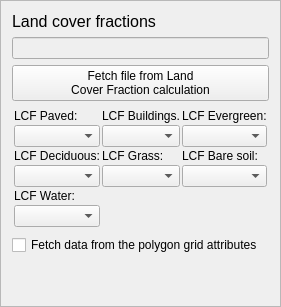
    <widget class="QFrame" name="frame_3">
     <property name="frameShape">
      <enum>QFrame::StyledPanel</enum>
     </property>
     <property name="frameShadow">
      <enum>QFrame::Raised</enum>
     </property>
     <layout class="QGridLayout" name="gridLayout_2">
      <item row="1" column="0">
       <widget class="QLabel" name="label_13">
        <property name="text">
         <string>&lt;!DOCTYPE HTML PUBLIC &quot;-//W3C//DTD HTML 4.0//EN&quot; &quot;http://www.w3.org/TR/REC-html40/strict.dtd&quot;&gt;
&lt;html&gt;&lt;head&gt;&lt;meta name=&quot;qrichtext&quot; content=&quot;1&quot; /&gt;&lt;style type=&quot;text/css&quot;&gt;
p, li { white-space: pre-wrap; }
&lt;/style&gt;&lt;/head&gt;&lt;body style=&quot; font-family:'MS Shell Dlg 2'; font-size:8pt; font-weight:400; font-style:normal;&quot;&gt;
&lt;p style=&quot; margin-top:0px; margin-bottom:0px; margin-left:0px; margin-right:0px; -qt-block-indent:0; text-indent:0px;&quot;&gt;&lt;span style=&quot; font-size:12pt;&quot;&gt;Land cover fractions&lt;/span&gt;&lt;/p&gt;&lt;/body&gt;&lt;/html&gt;</string>
        </property>
       </widget>
      </item>
      <item row="2" column="0" colspan="2">
       <widget class="QLineEdit" name="textInputLCFData">
        <property name="enabled">
         <bool>false</bool>
        </property>
       </widget>
      </item>
      <item row="3" column="0" colspan="2">
       <widget class="QPushButton" name="pushButtonImportLCF">
        <property name="enabled">
         <bool>true</bool>
        </property>
        <property name="sizePolicy">
         <sizepolicy hsizetype="Minimum" vsizetype="Fixed">
          <horstretch>0</horstretch>
          <verstretch>0</verstretch>
         </sizepolicy>
        </property>
        <property name="text">
         <string>Fetch file from Land 
Cover Fraction calculation</string>
        </property>
       </widget>
      </item>
      <item row="6" column="0">
       <widget class="QCheckBox" name="LCF_checkBox">
        <property name="text">
         <string>Fetch data from the polygon grid attributes</string>
        </property>
       </widget>
      </item>
      <item row="5" column="0" colspan="2">
       <widget class="QFrame" name="LCF_Frame">
        <property name="frameShape">
         <enum>QFrame::NoFrame</enum>
        </property>
        <property name="frameShadow">
         <enum>QFrame::Sunken</enum>
        </property>
        <property name="lineWidth">
         <number>1</number>
        </property>
        <layout class="QGridLayout" name="gridLayout_3">
         <property name="leftMargin">
          <number>2</number>
         </property>
         <property name="topMargin">
          <number>2</number>
         </property>
         <property name="rightMargin">
          <number>2</number>
         </property>
         <property name="bottomMargin">
          <number>2</number>
         </property>
         <property name="spacing">
          <number>2</number>
         </property>
         <item row="2" column="1">
          <widget class="QComboBox" name="LCF_Buildings"/>
         </item>
         <item row="4" column="0">
          <widget class="QComboBox" name="LCF_Decidious"/>
         </item>
         <item row="2" column="2">
          <widget class="QComboBox" name="LCF_Evergreen"/>
         </item>
         <item row="1" column="0">
          <widget class="QLabel" name="label_2">
           <property name="text">
            <string>LCF Paved:</string>
           </property>
          </widget>
         </item>
         <item row="1" column="2">
          <widget class="QLabel" name="label_7">
           <property name="text">
            <string>LCF Evergreen:</string>
           </property>
          </widget>
         </item>
         <item row="4" column="2">
          <widget class="QComboBox" name="LCF_Baresoil"/>
         </item>
         <item row="6" column="0">
          <widget class="QComboBox" name="LCF_Water"/>
         </item>
         <item row="2" column="0">
          <widget class="QComboBox" name="LCF_Paved"/>
         </item>
         <item row="3" column="1">
          <widget class="QLabel" name="label_9">
           <property name="text">
            <string>LCF Grass:</string>
           </property>
          </widget>
         </item>
         <item row="3" column="2">
          <widget class="QLabel" name="label_10">
           <property name="text">
            <string>LCF Bare soil:</string>
           </property>
          </widget>
         </item>
         <item row="1" column="1">
          <widget class="QLabel" name="label_6">
           <property name="text">
            <string>LCF Buildings.</string>
           </property>
          </widget>
         </item>
         <item row="3" column="0">
          <widget class="QLabel" name="label_8">
           <property name="text">
            <string>LCF Deciduous:</string>
           </property>
          </widget>
         </item>
         <item row="4" column="1">
          <widget class="QComboBox" name="LCF_Grass"/>
         </item>
         <item row="5" column="0">
          <widget class="QLabel" name="label_11">
           <property name="text">
            <string>LCF Water:</string>
           </property>
          </widget>
         </item>
        </layout>
       </widget>
      </item>
      <item row="7" column="0">
       <spacer name="verticalSpacer_2">
        <property name="orientation">
         <enum>Qt::Vertical</enum>
        </property>
        <property name="sizeHint" stdset="0">
         <size>
          <width>20</width>
          <height>40</height>
         </size>
        </property>
       </spacer>
      </item>
     </layout>
    </widget>
